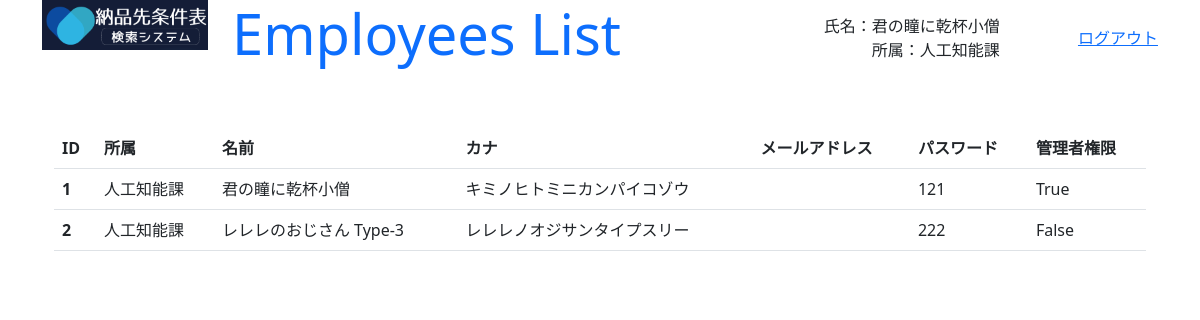
The app's page /show_employees_list (signed in) with its own data.
### GreenLine/models.py (models this page shows)
class Employee(models.Model) :
    organization = models.ForeignKey(Organization, on_delete=models.CASCADE)
    name = models.CharField(max_length=200, default='')
    kana = models.CharField(max_length=200, default='')
    phone_regex = RegexValidator(regex=r'^[0-9]+$', message='電話番号は半角数字のみ入力できます')
    phone = models.CharField(validators=[phone_regex], max_length=200, default='')
    password = models.CharField(max_length=200, default='')
    auth = models.BooleanField(default=False)

class Organization(models.Model) :
    name = models.CharField(max_length=200, default='')

### GreenLine/views.py (the view)
# urls.py: path('show_employees_list', show_employees_list, name="show_employees_list"),
@csrf_exempt
def show_employees_list(request) :
    employee = get_employee(request, True)
    if not employee :
        return redirect('admin_login')
    params = {
        'title' : 'Employees List',
        'msg' : '',
        'name' : employee.name,
        'organizaion' : employee.organization.name,
        'list' : Employee.objects.all(),
    }
    return render(request, 'show_employees_list.html', params)

### GreenLine/views.py (called while the page is built)
def get_employee(request, auth_flg) :
    if not 'employee' in request.session :
        return None
    employee = Employee.objects.filter(id=request.session['employee']).first()
    if not employee :
        return None
    if auth_flg and not employee.auth :
        return None
    return employee

### GreenLine/templates/show_employees_list.html (shortened to what this page needs)
{% load static %}
<!doctype html>
<html lang="ja">
<head>
    <link href="https://cdn.jsdelivr.net/npm/bootstrap@5.3.0-alpha1/dist/css/bootstrap.min.css" rel="stylesheet">
</head>
<body class="container" style="height: 95vh;">
    <div class="row align-items-start">
        <div class="col-2"><img src="{% static 'title.png' %}" width="100%"></div>
        <div id="main_header" class="col-10 container" style="height: 10vh; padding-bottom: 10px;">
            <div class="row align-items-center">
            <div class="col-6 text-start"><h1 class="display-4 text-primary">{{ title }}</h1></div>
            <div class="col-4 container">
                <div class="row"><div class="col text-end">氏名：{{ name }}</div></div>
                <div class="row"><div class="col text-end">所属：{{ organizaion }}</div></div>
            </div>
            <div class="col-2 container">
                <div class="row"><div class="col text-end"><a href="{% url 'admin_login' %}">ログアウト</a></div></div>
            </div>
            </div>
        </div>
    </div>
    <div id="employees_list" class="container mt-5">
        <table class=table>
            <thead>
                <tr>
                    <th scope="col">ID</th>
                    <th scope="col">所属</th>
                    <th scope="col">名前</th>
                    <th scope="col">カナ</th>
                    <th scope="col">メールアドレス</th>
                    <th scope="col">パスワード</th>
                    <th scope="col">管理者権限</th>
                </tr>
            </thead>
            <tbody>
            {% for e in list %}
                <tr>
                    <th scope="row">{{ e.id }}</th>
                    <td>{{ e.organization.name }}</td>
                    <td>{{ e.name }}</td>
                    <td>{{ e.kana }}</td>
                    <td>{{ e.mail }}</td>
                    <td>{{ e.password }}</td>
                    <td>{{ e.auth }}</td>
                </tr>
            {% endfor %}
            </tbody>
        </table>
    </div>
</body>
</html>

### records on screen
Employee: name "君の瞳に乾杯小僧", id "1", organization.name "人工知能課", kana "キミノヒトミニカンパイコゾウ", password "121", auth "True"
Organization: name "人工知能課"
Employee: id "2", organization.name "人工知能課", name "レレレのおじさん Type-3", kana "レレレノオジサンタイプスリー", password "222", auth "False"
